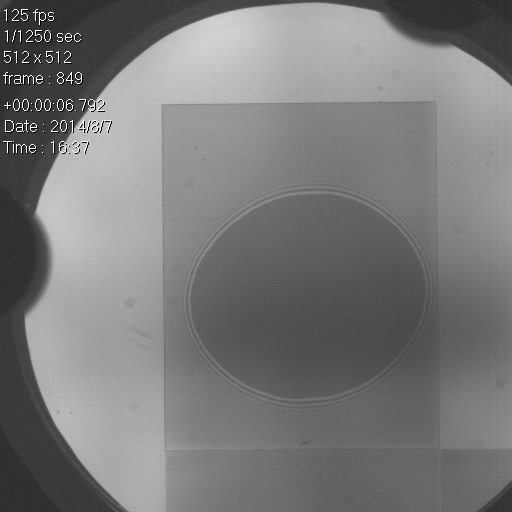
#> input picture projects/contact_front/EFF/ContactFront-040.png, 512 x 512 px, found by its file name
$ jupyter execute --allow-errors ContactFront_slicing.ipynb   (shell and % lines are left out)   (Python 2 division)
#> lines starting #> are read from the running program, lines starting #| are printed output that depends on the picture; after the words box and inside, x2 and y2 are one past the last pixel; in counts of white or black regions, pixels touching at a corner belong together
### notebooks/util.py
import glob
import cv2
import numpy as np
from matplotlib import pyplot as plt

red = (255, 0, 0)
green = (0, 255, 0)
blue = (0, 0, 255)

BLACK = '\033[30m'
RED = '\033[31m'
GREEN = '\033[32m'
YELLOW = '\033[33m'
BLUE = '\033[34m'
MAGENTA = '\033[35m'
CYAN = '\033[36m'
WHITE = '\033[37m'

BRIGHT_BLACK = '\033[30;1m'
BRIGHT_RED = '\033[31;1m'
BRIGHT_GREEN = '\033[32;1m'
BRIGHT_YELLOW = '\033[33;1m'
BRIGHT_BLUE = '\033[34;1m'
BRIGHT_MAGENTA = '\033[35;1m'
BRIGHT_CYAN = '\033[36;1m'
BRIGHT_WHITE = '\033[37;1m'

RESET = '\033[0m'

# [4 lines left out: function polar2cart, not called in this run]

def plot_imgs(img_data_lst, color=False, interp='none', max_cols=3):
    cnt=len(img_data_lst)
    r,c,n = cnt,cnt,1
    for idx, img_data in enumerate(img_data_lst):
        if idx % max_cols == 0:
            plt.figure(figsize=(10*r,10*c))
        plt.subplot(r,c,idx+1)
        if color:
            #plt.imshow(img_data[0], interpolation='none', vmax=abs(img_data[0]).max(), vmin=-abs(img_data[0]).max())
            plt.imshow(img_data[0], interpolation=interp)
        else:
            plt.imshow(img_data[0], interpolation=interp, cmap='gray',vmin=0,vmax=255)
        plt.title('%s' % (img_data[1])), plt.xticks([]), plt.yticks([])

def fig2data( fig ):
    """
    @brief Convert a Matplotlib figure to a 4D numpy array with RGBA channels and return it
    @param fig a matplotlib figure
    @return a numpy 3D array of RGBA values
    """
    # draw the renderer
    fig.canvas.draw ( )

    # Get the RGBA buffer from the figure
    w,h = fig.canvas.get_width_height()
    buf = np.fromstring ( fig.canvas.tostring_rgb(), dtype=np.uint8 )
    buf.shape = ( w, h, 3 )

    # canvas.tostring_rgb give pixmap in RGB mode. Roll the ALPHA channel to have it in RGBA mode
    #buf = np.roll ( buf, 3, axis = 2 )

    #buf.shape = ( w, h,4 )

    # canvas.tostring_argb give pixmap in ARGB mode. Roll the ALPHA channel to have it in RGBA mode
    #buf = np.roll ( buf, 3, axis = 2 )
    return buf

class Image_Engine:
    """ Image Engine

        Parses a file spec, possibly sorts them, and reads them into an image list.
        user can then use next, prev methods to iterate through images.
    """
    # [20 lines left out: function __init__, not called in this run]

    def cnt(self):
        return len(self.images)

    def idx(self):
        return self.image_idx

    def sorted(self):
        return self.sorted

    # [21 lines left out: functions next, prev, get, not called in this run]

    def images(self):
        return self.images

### notebooks/ContactFront_slicing.ipynb
[cell 1]
int(0b000100)

[cell 2]
import cv2
import numpy as np
from matplotlib import pyplot as plt
import util

# create image
height,width = 400, 200
img = np.zeros((height,width,3), np.uint8)

#> (the rest of this cell did not finish here and is left out)

[cell 3]
img = cv2.imread('/data/projects/contact_front/EFF/ContactFront-040.png',cv2.IMREAD_GRAYSCALE)
#> img is the input picture: shape (512, 512); min 0, max 255, mean 121.7
rows, cols = img.shape
#> rows = 512; cols = 512

roi_marks = cv2.imread('/data/images/ROI_markers.png',cv2.IMREAD_GRAYSCALE)
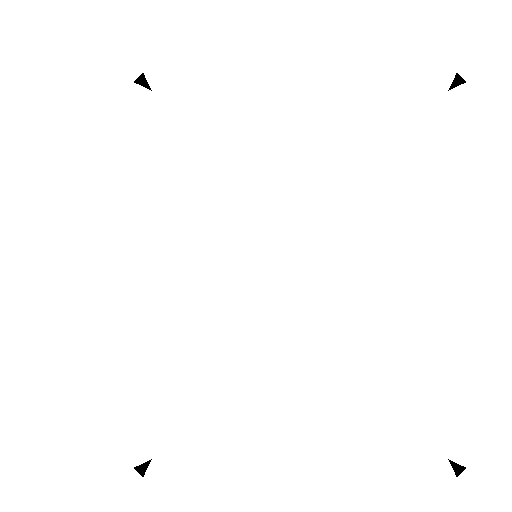
#> input picture images/ROI_markers.png, 512 x 512 px, found by its file name
#> roi_marks: shape (512, 512); 99.8% white; 4 black regions, box (x1, y1, x2, y2) and area: (134, 73, 152, 91) 130, (448, 73, 466, 91) 130, (134, 459, 152, 477) 130, (448, 459, 466, 477) 130

retval, thresh = cv2.threshold(roi_marks, 145, 200, cv2.THRESH_BINARY)
overlay = cv2.bitwise_and(img, roi_marks)


util.plot_imgs([(img,'Original'), (overlay, 'overlay'), (roi_marks, 'roi_marks')])
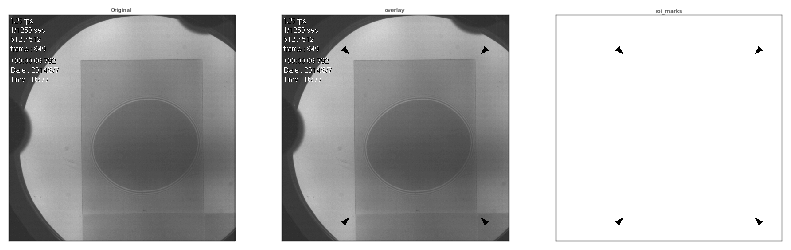
#> figure drawn by matplotlib, 3 panels

[cell 4]
img = cv2.imread('/data/projects/contact_front/EFF/ContactFront-040.png',cv2.IMREAD_GRAYSCALE)
h, w = img.shape[:2]
#> h = 512; w = 512

uat = cv2.imread('/data/images/uat_24x24.png',cv2.IMREAD_GRAYSCALE)
#> (the rest of this cell did not finish here and is left out)

[cell 5]
#template = cv2.imread('template.jpg',0)

# All the 6 methods for comparison in a list
methods = ['cv2.TM_CCOEFF', 'cv2.TM_CCOEFF_NORMED', 'cv2.TM_CCORR',
            'cv2.TM_CCORR_NORMED', 'cv2.TM_SQDIFF', 'cv2.TM_SQDIFF_NORMED']
img_tmp = overlay.copy()

plots = []
#> (the rest of this cell did not finish here and is left out)

[cell 6]
#template = cv2.imread('template.jpg',0)

# All the 6 methods for comparison in a list
methods = ['cv2.TM_CCOEFF', 'cv2.TM_CCOEFF_NORMED', 'cv2.TM_CCORR',
            'cv2.TM_CCORR_NORMED', 'cv2.TM_SQDIFF', 'cv2.TM_SQDIFF_NORMED']
img_tmp = overlay.copy()

pts =[]
#> (the rest of this cell did not finish here and is left out)

#> (a cell that did not finish here is left out)

[cell 8]
fig = plt.figure(  )
plot = fig.add_subplot ( 111 )

# draw a cardinal sine plot
x = np.arange ( 0, 100, 0.1 )
y = np.sin ( x ) / x
plot.plot ( x, y )

plt_data = util.fig2data(fig)
print plt_data.shape

plt.imshow(plt_data)
# util.plot_imgs([plt_data, 'plt_data'], color=True)
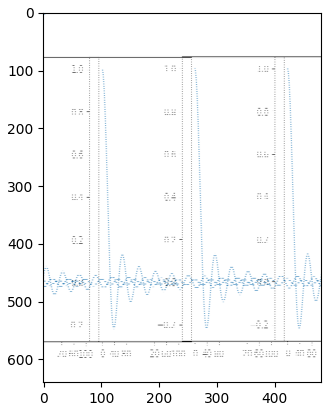
#> figure drawn by matplotlib, 1 panel
